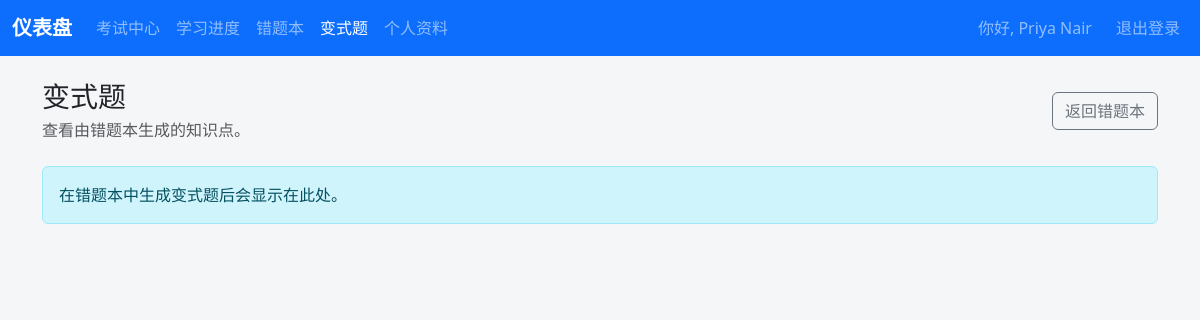
Before: /student/variants (signed in) with the older database file.
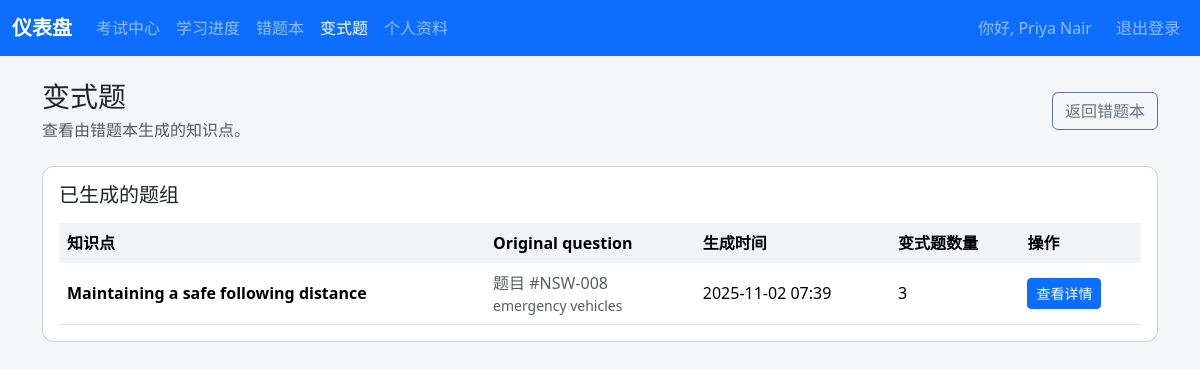
After: the same page with the newer database file.
### app/models.py (models this page shows)
class VariantQuestionGroup(db.Model):
    __tablename__ = "variant_question_groups"
    id = db.Column(db.Integer, primary_key=True)
    student_id = db.Column(db.Integer, db.ForeignKey("students.id"), nullable=False)
    base_question_id = db.Column(db.Integer, db.ForeignKey("questions.id"), nullable=False)
    knowledge_point_name = db.Column(db.String(255), nullable=False)
    knowledge_point_summary = db.Column(db.Text, nullable=False)
    created_at = db.Column(db.DateTime, default=datetime.utcnow, nullable=False)
    student = db.relationship("Student", back_populates="variant_groups")
    base_question = db.relationship("Question")
    variants = db.relationship(
        "VariantQuestion", back_populates="group", cascade="all, delete-orphan"
    )

class Question(db.Model):
    __tablename__ = "questions"
    id = db.Column(db.Integer, primary_key=True)
    qid = db.Column(db.String(50), nullable=False)
    prompt = db.Column(db.Text, nullable=False)
    language = db.Column(db.String(20), nullable=False, default="ENGLISH")
    state_scope = db.Column(db.String(10), nullable=False, default="ALL")
    topic = db.Column(db.String(120), nullable=False, default="general")
    option_a = db.Column(db.String(255), nullable=False, default="Option A")
    option_b = db.Column(db.String(255), nullable=False, default="Option B")
    option_c = db.Column(db.String(255), nullable=False, default="Option C")
    option_d = db.Column(db.String(255), nullable=False, default="Option D")
    correct_option = db.Column(db.String(1), nullable=False, default="A")
    explanation = db.Column(db.Text, nullable=False, default="")
    image_url = db.Column(db.String(500))
    __table_args__ = (
        UniqueConstraint(
            "qid", "state_scope", "language", name="uq_question_qid_state_language"
        ),
    )

### app/student/routes.py (the view)
@student_bp.route("/variants")
@login_required
def variant_list():
    student = _current_student()
    if not student:
        return _redirect_non_students()
    groups = (
        VariantQuestionGroup.query.options(
            joinedload(VariantQuestionGroup.base_question),
            joinedload(VariantQuestionGroup.variants),
        )
        .filter_by(student_id=student.id)
        .order_by(VariantQuestionGroup.created_at.desc())
        .all()
    )
    group_rows: list[dict[str, object]] = []  # Payload rows consumed by the template
    for group in groups:
        student_variants = [
            variant
            for variant in group.variants
            if variant.student_id == student.id
        ]  # Only expose variants owned by the current student
        group_rows.append(
            {
                "group": group,
                "variant_total": len(student_variants),  # Number of stored variants
            }
        )
    return render_template(
        "student/variant_list.html",
        group_rows=group_rows,
    )

### app/coach/routes.py (called while the page is built, shortened)
@coach_bp.before_app_request
def _restrict_student_portal_access():
    if request.blueprint != "coach":
        return None

### app/i18n.py (called while the page is built)
def normalise_language_code(language: str | None) -> str | None:
    if not language:
        return None
    code = language.strip().upper()
    if code in SUPPORTED_LANGUAGES:
        return code
    return None

def ensure_language_code(language: str | None) -> str:
    normalised = normalise_language_code(language)
    return normalised or DEFAULT_LANGUAGE

def translate_text(text: str, language: str, **format_values: str) -> str:
    catalogue = TRANSLATIONS.get(language, {})
    translated = catalogue.get(text, text)
    if format_values:
        try:
            return translated.format(**format_values)
        except (KeyError, IndexError):
            return translated
    return translated

### app/models.py (called while the page is built)
    @property
    def is_student(self) -> bool:
        return True

### app/student/routes.py (called while the page is built)
def _current_student() -> Student | None:
    if not current_user.is_authenticated:
        return None
    student = current_user._get_current_object()
    if isinstance(student, Student):
        return student
    return None

### app/templates/student/variant_list.html (shortened to what this page needs)
{% extends "base.html" %}
{% block content %}
<div class="d-flex flex-column flex-lg-row align-items-lg-center justify-content-between gap-3 mb-4">
  <div>
    <h1 class="h3 mb-1">{{ _('Variant questions') }}</h1>
    <p class="text-muted mb-0">{{ _('Review the knowledge points generated from your notebook.') }}</p>
  </div>
  <a class="btn btn-outline-secondary" href="{{ url_for('student.notebook') }}">{{ _('Back to notebook') }}</a>
</div>
{% if group_rows %}
<div class="card">
  <div class="card-body">
    <h2 class="h5 mb-3">{{ _('Generated sets') }}</h2>
    <div class="table-responsive">
      <table class="table table-hover align-middle mb-0">
        <thead>
          <tr>
            <th scope="col">{{ _('Knowledge point') }}</th>
            <th scope="col">{{ _('Original question') }}</th>
            <th scope="col">{{ _('Generated at') }}</th>
            <th scope="col">{{ _('Variants') }}</th>
            <th scope="col">{{ _('Actions') }}</th>
          </tr>
        </thead>
        <tbody>
          {% for row in group_rows %}
          {% set group = row.group %}
          <tr>
            <td class="fw-semibold">{{ group.knowledge_point_name }}</td>
            <td>
              <span class="text-muted">{{ _('Question') }} #{{ group.base_question.qid }}</span>
              <div class="small text-muted">{{ group.base_question.topic }}</div>
            </td>
            <td>{{ group.created_at.strftime('%Y-%m-%d %H:%M') }}</td>
            <td>{{ row.variant_total }}</td>
            <td>
              <a class="btn btn-sm btn-primary" href="{{ url_for('student.variant', group=group.id) }}">{{ _('View details') }}</a>
            </td>
          </tr>
          {% endfor %}
        </tbody>
      </table>
    </div>
  </div>
</div>
{% else %}
<div class="alert alert-info" role="alert">
  {{ _('Generate variants from the notebook to see them listed here.') }}
</div>
{% endif %}
{% endblock %}

Changed rows visible on the page:
added VariantQuestionGroup: knowledge_point_name "Maintaining a safe following distance", created_at "2025-11-02 07:39"
now on this page (row edited): Question: base_question.qid "NSW-008", base_question.topic "emergency vehicles"
Other visible differences:
text no longer shown: "在错题本中生成变式题后会显示在此处。"
text now shown: "已生成的题组 知识点 Original question 生成时间 变式题数量 操作"
new list line: "题目 # 3 查看详情"
